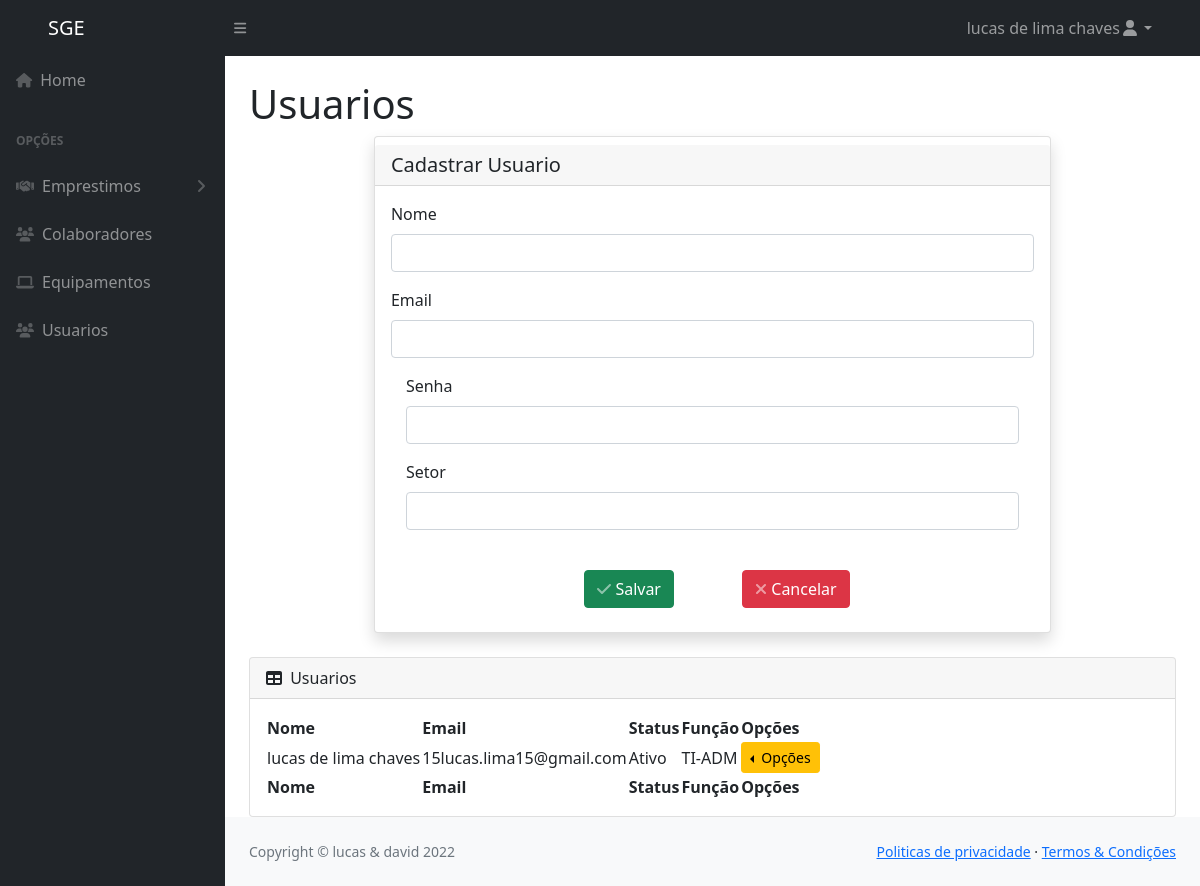
Screenshot of /cadastrarUsuario/ (signed in) with the database file from the repository.
### core/models.py (models this page shows, shortened)
class Usuario(User):
    setor = models.CharField(
        max_length=100,
        null=False,
        blank=False,
    )
    STATUS_CHOICES =(
        ("1", "Ativo"),
        ("0", "Inativo"),
    )
    status = models.IntegerField(
        choices=STATUS_CHOICES,
        default=0,
        null=False
    )

### core/views.py (the view, shortened to what this page needs)
# urls.py: path('cadastrarUsuario/', cadastrarUsuario, name='cadastrarUsuario'),
@login_required
def cadastrarUsuario(request):
    if request.method == "GET":
        usuarios = Usuario.objects.all()
        context = {}
        context['usuarios'] = usuarios
        return render(request, template_name='usuarios/usuarios.html', context=context)

### core/templates/usuarios/usuarios.html (shortened to what this page needs)
{% extends 'base.html' %}
{% block tituloPagina %}
<h1 class="mt-4">Usuarios</h1>
{% endblock tituloPagina %}
{% block conteudo %}
<div class="container d-flex justify-content-center">
  <div class="card w-75 shadow h-100 py-2">
      <h5 class="card-header">Cadastrar Usuario</h5>
      <div class="card-body">
          <form action="{% url 'cadastrarUsuario'%}" method="post">
              <div class="form-row">
                <div class="form-group col-md-12">
                  <label for="nome">Nome</label>
                  <input type="text" id="nome" class="form-control" name="nome" required>
                </div>
                <div class="form-group col-md-12">
                  <label for="email">Email</label>
                  <input type="email" class="form-control" name="email" required>
                </div>
              </div>
              <div class="form-group col-md-12">
                <label for="password">Senha</label>
                <input type="password" class="form-control" name="password" required>
              </div>
              <div class="form-group col-md-12">
                <label for="setor">Setor</label>
                <input type="text" class="form-control" name="setor">
              </div>
              <br>
              <div class="d-flex justify-content-center row">
                    <div class="col-12 col-md-3 text-center">
                        <button type="submit" class="btn btn-success btn-icon-split">
                            <span class="icon text-white-50">
                                <i class="fas fa-check"></i>
                            </span>
                            <span class="text">Salvar</span>
                        </button>
                    </div>
                    <div class="col-12 col-md-3 text-center">
                        <button type="reset" class="btn btn-danger btn-icon-split">
                            <span class="icon text-white-50">
                                <i class="fas fa-close"></i>
                            </span>
                            <span class="text">Cancelar</span>
                        </button>
                    </div>
                </div>
            </form>
      </div>
    </div>
</div>
    <div class="card mt-4">
      <div class="card-header">
          <i class="fas fa-table me-1"></i>
          Usuarios
      </div>
      <div class="card-body">
          <table id="datatablesSimple">
              <thead>
                  <tr>
                    <th>Nome</th>
                    <th>Email</th>
                    <th>Status</th>
                    <th>Função</th>
                    <th>Opções</th>
                  </tr>
              </thead>
              <tfoot>
                  <tr>
                    <th>Nome</th>
                    <th>Email</th>
                    <th>Status</th>
                    <th>Função</th>
                    <th>Opções</th>
                  </tr>
              </tfoot>
              <tbody>
                {% for item in usuarios %}
                <tr>
                    <td>{{item.username}}</td>
                    <td>{{item.email}}</td>
                    <td>
                        {% if item.status == 1 %}
                            Ativo
                        {% else %}
                            Inativo
                        {% endif %}
                    <td>{{item.setor}}</td>
                </td>
                  <td class="text-center">
                    <div class="btn-group dropstart">
                        <button type="button"
                            class="btn btn-warning btn-sm dropdown-toggle"
                            data-bs-toggle="dropdown" aria-expanded="false">
                            Opções
                        </button>
                    </div>
                </td>
              </tr>
                {% endfor %}
              </tbody>
          </table>
      </div>
  </div>
{% endblock conteudo %}

### core/templates/base.html (shortened to what this page needs)
{% load static %}
<!DOCTYPE html>
<html lang="pt-BR">
<head>
    <link  rel="stylesheet" href="https://cdn.jsdelivr.net/npm/simple-datatables@latest/dist/style.css"/>
    <link rel="stylesheet" href="//code.jquery.com/ui/1.13.2/themes/base/jquery-ui.css">
    <link rel="stylesheet" href="https://cdn.jsdelivr.net/npm/bootstrap@4.0.0/dist/css/bootstrap.min.css">
    <link rel="stylesheet"  href={% static 'css/styles.css' %}/>
</head>
<body class="sb-nav">
    <nav class="sb-topnav navbar navbar-expand navbar-dark bg-dark">
        <a class="navbar-brand h1 ps-5" href="{% url 'index'%}">SGE
        </a>
        <button class="btn btn-link btn-sm order-1 order-lg-0 me-4 me-lg-0" id="sidebarToggle" href="#!"><i
                class="fas fa-bars"></i></button>
        <ul class="navbar-nav ms-auto ms-md-0 me-3 me-lg-4">
            <li class="nav-item dropdown">
                <a class="nav-link dropdown-toggle" id="navbarDropdown" href="#" role="button" data-bs-toggle="dropdown"
                    aria-expanded="false"><span>{{request.user.username}}</span><i class="fas fa-user fa-fw"></i></a>
            </li>
        </ul>
    </nav>
    <div id="layoutSidenav">
        <div id="layoutSidenav_nav">
            <nav class="sb-sidenav accordion sb-sidenav-dark" id="sidenavAccordion">
                <div class="sb-sidenav-menu">
                    <div class="nav">
                        <a class="nav-link" href="{% url 'index'%}">
                            <div class="sb-nav-link-icon"><i class="fa-solid fa-house"></i></div>
                            Home
                        </a>
                        <div class="sb-sidenav-menu-heading">Opções</div>
                        <a class="nav-link collapsed" href="#" data-bs-toggle="collapse"
                            data-bs-target="#collapseLayouts" aria-expanded="false" aria-controls="collapseLayouts">
                            <div class="sb-nav-link-icon"><i class="fa-solid fa-handshake"></i></div>
                            Emprestimos
                            <div class="sb-sidenav-collapse-arrow"><i class="fas fa-angle-down"></i></div>
                        </a>
                        <a class="nav-link" href="{% url 'cadastrarColaborador' %}">
                            <div class="sb-nav-link-icon"><i class="fa-solid fa-users"></i></i></div>
                            Colaboradores
                        </a>
                        <a class="nav-link" href="{% url 'cadastrarEquipamento'%}">
                            <div class="sb-nav-link-icon"><i class="fa-solid fa-laptop"></i></div>
                            Equipamentos
                        </a>
                        <a class="nav-link" href="{% url 'cadastrarUsuario' %}">
                            <div class="sb-nav-link-icon"><i class="fa-solid fa-users"></i></i></div>
                            Usuarios
                        </a>
                    </div>
                </div>
            </nav>
        </div>
        <div id="layoutSidenav_content">
            <main>
                <div class="container-fluid px-4">
                    {% block tituloPagina %}{% endblock tituloPagina %}
                    {% block conteudo %}{% endblock conteudo %}
                </div>
            </main>
            <footer class="py-4 bg-light mt-auto">
                <div class="container-fluid px-4">
                    <div class="d-flex align-items-center justify-content-between small">
                        <div class="text-muted">Copyright &copy; lucas & david 2022</div>
                        <div>
                            <a href="#">Politicas de privacidade</a>
                            &middot;
                            <a href="#">Termos &amp; Condições</a>
                        </div>
                    </div>
                </div>
            </footer>
        </div>
    </div>

### rows the page displays
Usuario: username "lucas de lima chaves", email "15lucas.lima15@gmail.com", status "Ativo", setor "TI-ADM"

### other values shown
{{ request.user.username }} "lucas de lima chaves"
